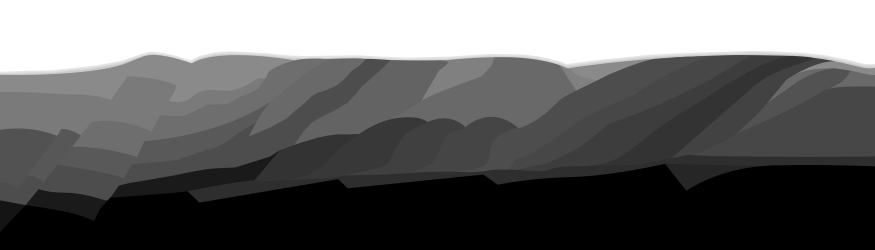
#> input picture models/model.jpg, 1750 x 500 px (shown at 1/2 size)
$ python GenerateModelFromPNG.py
#> lines starting #> are read from the running program, lines starting #| are printed output that depends on the picture
import numpy as np
import matplotlib.pyplot as plt
import matplotlib.image as mpimg

img = mpimg.imread('model.jpg')
#> img is the input picture: shape (500, 1750, 4) float32; mean R, G, B, A 0.403, 0.403, 0.403, 1

minimo = 1495
maximo = 2800

Lx = img.shape[0]
#> Lx = 500
Ly = img.shape[1]
#> Ly = 1750

N = img[0:Lx,0:Ly,2].copy()

cor = np.arange(0,256)
vel = cor/256 * (minimo - maximo) + maximo
V = np.zeros((Lx,Ly))

for kk in range(len(cor)):
    i,j = np.where(cor[kk] == N)
    V[i,j] = vel[kk]
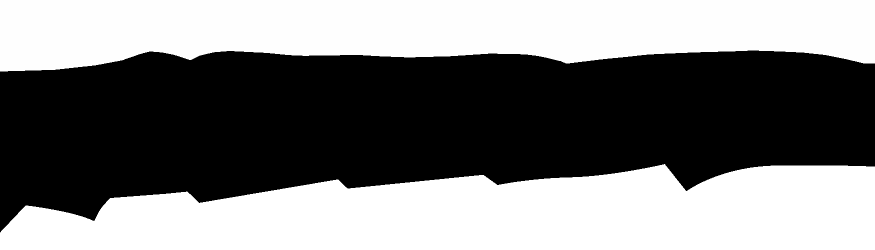
#> V: shape (500, 1750) float64 (shown at 1/2 size); min 0, max 2800, mean 1369.7; drawn with min black and max white

plt.figure(figsize=(10,5))
plt.subplot(121)
plt.imshow(img)
plt.colorbar()

plt.subplot(122)
plt.imshow(V)
plt.colorbar()
plt.show()
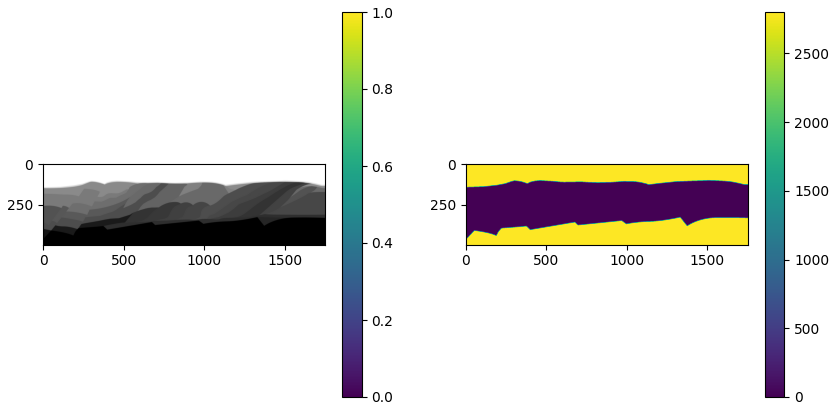
#> figure drawn by matplotlib, 4 panels

np.savetxt('model.txt',V)
